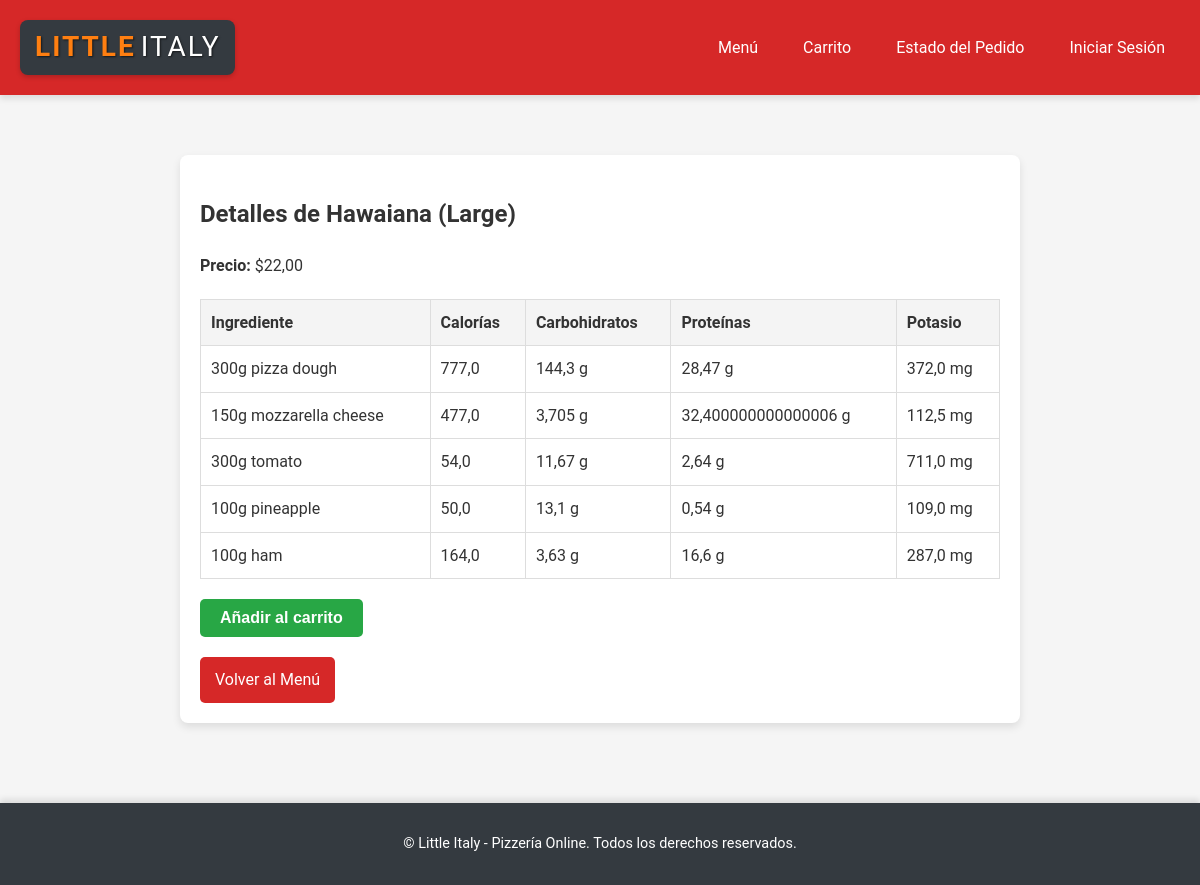
The page /pizza/3/large/ on the database its author committed.
### little_italy/models.py (models this page shows, shortened)
class Pizza(models.Model):
    name = models.CharField(max_length=100, unique=True)
    description = models.TextField()
    price_small = models.DecimalField(max_digits=6, decimal_places=2, null=True, blank=True)
    price_medium = models.DecimalField(max_digits=6, decimal_places=2, null=True, blank=True)
    price_large = models.DecimalField(max_digits=6, decimal_places=2, null=True, blank=True)
    ingredients_small = models.ManyToManyField('Ingredient', related_name='small_pizzas', blank=True)
    ingredients_medium = models.ManyToManyField('Ingredient', related_name='medium_pizzas', blank=True)
    ingredients_large = models.ManyToManyField('Ingredient', related_name='large_pizzas', blank=True)

class Ingredient(models.Model):
    name = models.CharField(max_length=100, unique=True)
    calories = models.FloatField(null=True, blank=True)
    carbs = models.FloatField(null=True, blank=True)
    protein = models.FloatField(null=True, blank=True)
    fat = models.FloatField(null=True, blank=True)
    potassium = models.FloatField(null=True, blank=True)

### little_italy/views.py (the view)
# urls.py: path('pizza/<int:pizza_id>/<str:size>/', pizza_details_view, name='pizza_details'),
def pizza_details_view(request, pizza_id, size):
    pizza = get_object_or_404(Pizza, id=pizza_id)
    if size == 'small':
        ingredients = pizza.ingredients_small.all()
        price = pizza.price_small
    elif size == 'medium':
        ingredients = pizza.ingredients_medium.all()
        price = pizza.price_medium
    elif size == 'large':
        ingredients = pizza.ingredients_large.all()
        price = pizza.price_large
    else:
        ingredients = []
        price = 0
    context = {
        'pizza': pizza,
        'size': size.capitalize(),
        'price': price,
        'ingredients': ingredients,
    }
    return render(request, 'little_italy/pizza_details.html', context)

### little_italy/templates/little_italy/pizza_details.html (shortened to what this page needs)
{% extends 'little_italy/base.html' %}
{% load static %}
{% block content %}
<div class="details-container">
    <h2>Detalles de {{ pizza.name }} ({{ size }})</h2>
    <p><strong>Precio:</strong> ${{ price }}</p>
    <table class="nutrition-table">
        <thead>
            <tr>
                <th>Ingrediente</th>
                <th>Calorías</th>
                <th>Carbohidratos</th>
                <th>Proteínas</th>
                <th>Potasio</th>
            </tr>
        </thead>
        <tbody>
            {% for ingredient in ingredients %}
            <tr>
                <td>{{ ingredient.name }}</td>
                <td>{{ ingredient.calories }}</td>
                <td>{{ ingredient.carbs|default:'N/A' }} g</td>
                <td>{{ ingredient.protein|default:'N/A' }} g</td>
                <td>{{ ingredient.potassium|default:'N/A' }} mg</td>
            </tr>
            {% endfor %}
        </tbody>
    </table>
    <form id="add-to-cart-form" method="POST" action="{% url 'add_to_cart' %}">
        <button type="submit" class="add-to-cart-button">Añadir al carrito</button>
    </form>
    <a href="{% url 'menu' %}" class="back-button">Volver al Menú</a>
</div>
{% endblock %}

### little_italy/static/css/styles.css (style rules this page uses)
body { margin: 0; font-family: 'Roboto', sans-serif; line-height: 1.6; background-color: #f5f5f5; color: #333; }

### little_italy/static/css/styles_tabla.css (style rules this page uses)
.details-container { padding: 20px; background: #fff; border-radius: 8px; box-shadow: 0 4px 8px rgba(0, 0, 0, 0.1); max-width: 800px; margin: 20px auto; }
.nutrition-table { width: 100%; border-collapse: collapse; margin-top: 20px; }
.nutrition-table th, .nutrition-table td { padding: 10px; text-align: left; border: 1px solid #ddd; }
.nutrition-table th { background-color: #f4f4f4; font-weight: bold; }
.back-button { display: inline-block; margin-top: 20px; padding: 10px 15px; background: #d62828; color: #fff; text-decoration: none; border-radius: 5px; }
.add-to-cart-button { background-color: #28a745; color: #fff; font-size: 1em; font-weight: bold; padding: 10px 20px; border: none; border-radius: 5px; cursor: pointer; transition: background-color 0.3s ease, transform 0.2s ease, box-shadow 0.2s ease; display: inline-block; margin-top: 20px; }

### rows shown on the page
Pizza: name "Hawaiana", price_large "22,00"
Ingredient: name "300g pizza dough", calories "777,0", carbs "144,3", protein "28,47", potassium "372,0"
Ingredient: name "150g mozzarella cheese", calories "477,0", carbs "3,705", protein "32,400000000000006", potassium "112,5"
Ingredient: name "300g tomato", calories "54,0", carbs "11,67", protein "2,64", potassium "711,0"
Ingredient: name "100g pineapple", calories "50,0", carbs "13,1", protein "0,54", potassium "109,0"
Ingredient: name "100g ham", calories "164,0", carbs "3,63", protein "16,6", potassium "287,0"

### other values the page prints
{{ size }} "Large"
